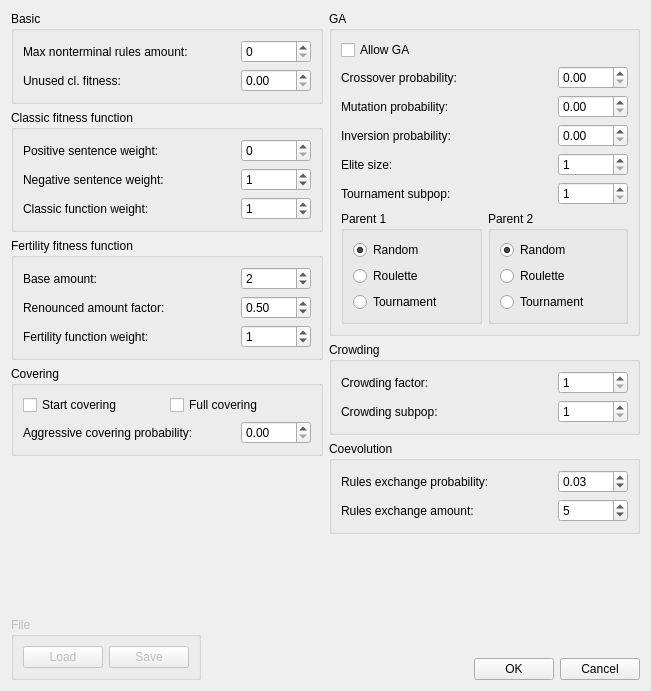
<ui version="4.0" >
 <class>SettingsDialog</class>
 <widget class="QDialog" name="SettingsDialog" >
  <property name="windowModality" >
   <enum>Qt::ApplicationModal</enum>
  </property>
  <property name="geometry" >
   <rect>
    <x>0</x>
    <y>0</y>
    <width>651</width>
    <height>691</height>
   </rect>
  </property>
  <property name="sizePolicy" >
   <sizepolicy vsizetype="Expanding" hsizetype="Expanding" >
    <horstretch>0</horstretch>
    <verstretch>0</verstretch>
   </sizepolicy>
  </property>
  <property name="windowTitle" >
   <string>Dialog</string>
  </property>
  <layout class="QVBoxLayout" name="verticalLayout_4" >
   <item>
    <layout class="QHBoxLayout" name="horizontalLayout_2" >
     <item>
      <layout class="QVBoxLayout" name="verticalLayout_2" >
       <item>
        <widget class="QGroupBox" name="groupBox" >
         <property name="title" >
          <string>Basic</string>
         </property>
         <layout class="QGridLayout" name="gridLayout" >
          <item row="0" column="0" >
           <widget class="QLabel" name="lblPopulationSize" >
            <property name="text" >
             <string>Max nonterminal rules amount:</string>
            </property>
            <property name="buddy" >
             <cstring>sbxMaxNonterminals</cstring>
            </property>
           </widget>
          </item>
          <item row="0" column="1" >
           <widget class="QSpinBox" name="sbxMaxNonterminals" >
            <property name="sizePolicy" >
             <sizepolicy vsizetype="Fixed" hsizetype="Fixed" >
              <horstretch>0</horstretch>
              <verstretch>0</verstretch>
             </sizepolicy>
            </property>
            <property name="minimumSize" >
             <size>
              <width>70</width>
              <height>0</height>
             </size>
            </property>
           </widget>
          </item>
          <item row="1" column="0" >
           <widget class="QLabel" name="lblUnusedFitness" >
            <property name="text" >
             <string>Unused cl. fitness:</string>
            </property>
            <property name="buddy" >
             <cstring>sbxUnusedFitness</cstring>
            </property>
           </widget>
          </item>
          <item row="1" column="1" >
           <widget class="QDoubleSpinBox" name="sbxUnusedFitness" >
            <property name="sizePolicy" >
             <sizepolicy vsizetype="Fixed" hsizetype="Fixed" >
              <horstretch>0</horstretch>
              <verstretch>0</verstretch>
             </sizepolicy>
            </property>
            <property name="minimumSize" >
             <size>
              <width>70</width>
              <height>0</height>
             </size>
            </property>
            <property name="maximum" >
             <double>1.000000000000000</double>
            </property>
            <property name="singleStep" >
             <double>0.100000000000000</double>
            </property>
           </widget>
          </item>
         </layout>
        </widget>
       </item>
       <item>
        <widget class="QGroupBox" name="gbxClassicFun" >
         <property name="sizePolicy" >
          <sizepolicy vsizetype="Fixed" hsizetype="Expanding" >
           <horstretch>0</horstretch>
           <verstretch>0</verstretch>
          </sizepolicy>
         </property>
         <property name="title" >
          <string>Classic fitness function</string>
         </property>
         <layout class="QGridLayout" name="gridLayout_2" >
          <item row="0" column="0" >
           <widget class="QLabel" name="lblPositiveWeight" >
            <property name="text" >
             <string>Positive sentence weight:</string>
            </property>
           </widget>
          </item>
          <item row="1" column="0" >
           <widget class="QLabel" name="lblNegativeWeight" >
            <property name="text" >
             <string>Negative sentence weight:</string>
            </property>
           </widget>
          </item>
          <item row="3" column="0" >
           <widget class="QLabel" name="lblClassicWeight" >
            <property name="text" >
             <string>Classic function weight:</string>
            </property>
           </widget>
          </item>
          <item row="0" column="1" >
           <widget class="QSpinBox" name="sbxPositiveWeight" >
            <property name="sizePolicy" >
             <sizepolicy vsizetype="Fixed" hsizetype="Fixed" >
              <horstretch>0</horstretch>
              <verstretch>0</verstretch>
             </sizepolicy>
            </property>
            <property name="minimumSize" >
             <size>
              <width>70</width>
              <height>0</height>
             </size>
            </property>
            <property name="minimum" >
             <number>0</number>
            </property>
            <property name="maximum" >
             <number>20</number>
            </property>
           </widget>
          </item>
          <item row="1" column="1" >
           <widget class="QSpinBox" name="sbxNegativeWeight" >
            <property name="sizePolicy" >
             <sizepolicy vsizetype="Fixed" hsizetype="Fixed" >
              <horstretch>0</horstretch>
              <verstretch>0</verstretch>
             </sizepolicy>
            </property>
            <property name="minimumSize" >
             <size>
              <width>70</width>
              <height>0</height>
             </size>
            </property>
            <property name="maximum" >
             <number>20</number>
            </property>
            <property name="value" >
             <number>1</number>
            </property>
           </widget>
          </item>
          <item row="3" column="1" >
           <widget class="QSpinBox" name="sbxClassicWeight" >
            <property name="maximum" >
             <number>20</number>
            </property>
            <property name="value" >
             <number>1</number>
            </property>
           </widget>
          </item>
         </layout>
        </widget>
       </item>
       <item>
        <widget class="QGroupBox" name="gbxFertilityFun" >
         <property name="sizePolicy" >
          <sizepolicy vsizetype="Fixed" hsizetype="Expanding" >
           <horstretch>0</horstretch>
           <verstretch>0</verstretch>
          </sizepolicy>
         </property>
         <property name="title" >
          <string>Fertility fitness function</string>
         </property>
         <layout class="QGridLayout" name="gridLayout_3" >
          <item row="0" column="0" >
           <widget class="QLabel" name="lblBaseAmount" >
            <property name="text" >
             <string>Base amount:</string>
            </property>
            <property name="buddy" >
             <cstring>sbxBaseAmount</cstring>
            </property>
           </widget>
          </item>
          <item row="0" column="1" >
           <widget class="QSpinBox" name="sbxBaseAmount" >
            <property name="sizePolicy" >
             <sizepolicy vsizetype="Fixed" hsizetype="Fixed" >
              <horstretch>0</horstretch>
              <verstretch>0</verstretch>
             </sizepolicy>
            </property>
            <property name="minimumSize" >
             <size>
              <width>70</width>
              <height>0</height>
             </size>
            </property>
            <property name="maximum" >
             <number>15</number>
            </property>
            <property name="value" >
             <number>2</number>
            </property>
           </widget>
          </item>
          <item row="1" column="0" >
           <widget class="QLabel" name="lblRAF" >
            <property name="text" >
             <string>Renounced amount factor:</string>
            </property>
            <property name="buddy" >
             <cstring>sbxRAF</cstring>
            </property>
           </widget>
          </item>
          <item row="2" column="0" >
           <widget class="QLabel" name="lblFertilityWeight" >
            <property name="text" >
             <string>Fertility function weight:</string>
            </property>
           </widget>
          </item>
          <item row="1" column="1" >
           <widget class="QDoubleSpinBox" name="sbxRAF" >
            <property name="maximum" >
             <double>1.000000000000000</double>
            </property>
            <property name="singleStep" >
             <double>0.100000000000000</double>
            </property>
            <property name="value" >
             <double>0.500000000000000</double>
            </property>
           </widget>
          </item>
          <item row="2" column="1" >
           <widget class="QSpinBox" name="sbxFertilityWeight" >
            <property name="sizePolicy" >
             <sizepolicy vsizetype="Fixed" hsizetype="Fixed" >
              <horstretch>0</horstretch>
              <verstretch>0</verstretch>
             </sizepolicy>
            </property>
            <property name="minimumSize" >
             <size>
              <width>70</width>
              <height>0</height>
             </size>
            </property>
            <property name="maximum" >
             <number>15</number>
            </property>
            <property name="value" >
             <number>1</number>
            </property>
           </widget>
          </item>
         </layout>
        </widget>
       </item>
       <item>
        <widget class="QGroupBox" name="gbxCovering" >
         <property name="sizePolicy" >
          <sizepolicy vsizetype="Fixed" hsizetype="Expanding" >
           <horstretch>0</horstretch>
           <verstretch>0</verstretch>
          </sizepolicy>
         </property>
         <property name="title" >
          <string>Covering</string>
         </property>
         <layout class="QVBoxLayout" name="verticalLayout_9" >
          <item>
           <layout class="QHBoxLayout" name="horizontalLayout_7" >
            <item>
             <widget class="QCheckBox" name="cbxStartCovering" >
              <property name="text" >
               <string>Start covering</string>
              </property>
             </widget>
            </item>
            <item>
             <widget class="QCheckBox" name="cbxFullCovering" >
              <property name="text" >
               <string>Full covering</string>
              </property>
             </widget>
            </item>
           </layout>
          </item>
          <item>
           <layout class="QGridLayout" name="gridLayout_6" >
            <item row="0" column="1" >
             <widget class="QDoubleSpinBox" name="sbxAggressiveCovering" >
              <property name="sizePolicy" >
               <sizepolicy vsizetype="Fixed" hsizetype="Fixed" >
                <horstretch>0</horstretch>
                <verstretch>0</verstretch>
               </sizepolicy>
              </property>
              <property name="minimumSize" >
               <size>
                <width>70</width>
                <height>0</height>
               </size>
              </property>
              <property name="maximum" >
               <double>1.000000000000000</double>
              </property>
              <property name="singleStep" >
               <double>0.100000000000000</double>
              </property>
             </widget>
            </item>
            <item row="0" column="0" >
             <widget class="QLabel" name="lblAggressiveCovering" >
              <property name="text" >
               <string>Aggressive covering probability:</string>
              </property>
              <property name="buddy" >
               <cstring>sbxAggressiveCovering</cstring>
              </property>
             </widget>
            </item>
           </layout>
          </item>
         </layout>
         <zorder>cbxAllowUniversalSymbol</zorder>
         <zorder></zorder>
        </widget>
       </item>
       <item>
        <spacer name="verticalSpacer_5" >
         <property name="orientation" >
          <enum>Qt::Vertical</enum>
         </property>
         <property name="sizeHint" stdset="0" >
          <size>
           <width>20</width>
           <height>0</height>
          </size>
         </property>
        </spacer>
       </item>
      </layout>
     </item>
     <item>
      <layout class="QVBoxLayout" name="verticalLayout_3" >
       <item>
        <widget class="QGroupBox" name="gbxGA" >
         <property name="sizePolicy" >
          <sizepolicy vsizetype="Fixed" hsizetype="Expanding" >
           <horstretch>0</horstretch>
           <verstretch>0</verstretch>
          </sizepolicy>
         </property>
         <property name="title" >
          <string>GA</string>
         </property>
         <layout class="QVBoxLayout" name="verticalLayout_6" >
          <item>
           <layout class="QGridLayout" name="gridLayout_4" >
            <item row="0" column="0" >
             <widget class="QCheckBox" name="cbxAllowGA" >
              <property name="text" >
               <string>Allow GA</string>
              </property>
             </widget>
            </item>
            <item row="1" column="0" >
             <widget class="QLabel" name="lblCrossoverProb" >
              <property name="text" >
               <string>Crossover probability:</string>
              </property>
              <property name="buddy" >
               <cstring>sbxCrossoverProb</cstring>
              </property>
             </widget>
            </item>
            <item row="1" column="1" >
             <widget class="QDoubleSpinBox" name="sbxCrossoverProb" >
              <property name="sizePolicy" >
               <sizepolicy vsizetype="Fixed" hsizetype="Fixed" >
                <horstretch>0</horstretch>
                <verstretch>0</verstretch>
               </sizepolicy>
              </property>
              <property name="minimumSize" >
               <size>
                <width>70</width>
                <height>0</height>
               </size>
              </property>
              <property name="maximum" >
               <double>1.000000000000000</double>
              </property>
              <property name="singleStep" >
               <double>0.100000000000000</double>
              </property>
             </widget>
            </item>
            <item row="2" column="0" >
             <widget class="QLabel" name="lblMutationProb" >
              <property name="text" >
               <string>Mutation probability:</string>
              </property>
              <property name="buddy" >
               <cstring>sbxMutationProb</cstring>
              </property>
             </widget>
            </item>
            <item row="2" column="1" >
             <widget class="QDoubleSpinBox" name="sbxMutationProb" >
              <property name="sizePolicy" >
               <sizepolicy vsizetype="Fixed" hsizetype="Fixed" >
                <horstretch>0</horstretch>
                <verstretch>0</verstretch>
               </sizepolicy>
              </property>
              <property name="minimumSize" >
               <size>
                <width>70</width>
                <height>0</height>
               </size>
              </property>
              <property name="maximum" >
               <double>1.000000000000000</double>
              </property>
              <property name="singleStep" >
               <double>0.100000000000000</double>
              </property>
             </widget>
            </item>
            <item row="3" column="0" >
             <widget class="QLabel" name="lblInversionProb" >
              <property name="text" >
               <string>Inversion probability:</string>
              </property>
              <property name="buddy" >
               <cstring>sbxInversionProb</cstring>
              </property>
             </widget>
            </item>
            <item row="3" column="1" >
             <widget class="QDoubleSpinBox" name="sbxInversionProb" >
              <property name="sizePolicy" >
               <sizepolicy vsizetype="Fixed" hsizetype="Fixed" >
                <horstretch>0</horstretch>
                <verstretch>0</verstretch>
               </sizepolicy>
              </property>
              <property name="minimumSize" >
               <size>
                <width>70</width>
                <height>0</height>
               </size>
              </property>
              <property name="maximum" >
               <double>1.000000000000000</double>
              </property>
              <property name="singleStep" >
               <double>0.100000000000000</double>
              </property>
             </widget>
            </item>
            <item row="4" column="0" >
             <widget class="QLabel" name="lblEliteSize" >
              <property name="text" >
               <string>Elite size:</string>
              </property>
              <property name="buddy" >
               <cstring>sbxEliteSize</cstring>
              </property>
             </widget>
            </item>
            <item row="4" column="1" >
             <widget class="QSpinBox" name="sbxEliteSize" >
              <property name="sizePolicy" >
               <sizepolicy vsizetype="Fixed" hsizetype="Fixed" >
                <horstretch>0</horstretch>
                <verstretch>0</verstretch>
               </sizepolicy>
              </property>
              <property name="minimumSize" >
               <size>
                <width>70</width>
                <height>0</height>
               </size>
              </property>
              <property name="minimum" >
               <number>1</number>
              </property>
              <property name="maximum" >
               <number>30</number>
              </property>
             </widget>
            </item>
            <item row="5" column="0" >
             <widget class="QLabel" name="lblTournamentSubpop" >
              <property name="text" >
               <string>Tournament subpop:</string>
              </property>
              <property name="buddy" >
               <cstring>sbxTournamentSubpop</cstring>
              </property>
             </widget>
            </item>
            <item row="5" column="1" >
             <widget class="QSpinBox" name="sbxTournamentSubpop" >
              <property name="sizePolicy" >
               <sizepolicy vsizetype="Fixed" hsizetype="Fixed" >
                <horstretch>0</horstretch>
                <verstretch>0</verstretch>
               </sizepolicy>
              </property>
              <property name="minimumSize" >
               <size>
                <width>70</width>
                <height>0</height>
               </size>
              </property>
              <property name="minimum" >
               <number>1</number>
              </property>
              <property name="maximum" >
               <number>30</number>
              </property>
             </widget>
            </item>
           </layout>
          </item>
          <item>
           <layout class="QHBoxLayout" name="horizontalLayout" >
            <item>
             <widget class="QGroupBox" name="gbxParent1" >
              <property name="sizePolicy" >
               <sizepolicy vsizetype="Fixed" hsizetype="Expanding" >
                <horstretch>0</horstretch>
                <verstretch>0</verstretch>
               </sizepolicy>
              </property>
              <property name="title" >
               <string>Parent 1</string>
              </property>
              <layout class="QVBoxLayout" name="verticalLayout_7" >
               <item>
                <widget class="QRadioButton" name="rbnRandom1" >
                 <property name="text" >
                  <string>Random</string>
                 </property>
                 <property name="checked" >
                  <bool>true</bool>
                 </property>
                </widget>
               </item>
               <item>
                <widget class="QRadioButton" name="rbnRoulette1" >
                 <property name="text" >
                  <string>Roulette</string>
                 </property>
                 <property name="checked" >
                  <bool>false</bool>
                 </property>
                </widget>
               </item>
               <item>
                <widget class="QRadioButton" name="rbnTournament1" >
                 <property name="text" >
                  <string>Tournament</string>
                 </property>
                </widget>
               </item>
              </layout>
             </widget>
            </item>
            <item>
             <widget class="QGroupBox" name="gbxParent2" >
              <property name="sizePolicy" >
               <sizepolicy vsizetype="Fixed" hsizetype="Expanding" >
                <horstretch>0</horstretch>
                <verstretch>0</verstretch>
               </sizepolicy>
              </property>
              <property name="title" >
               <string>Parent 2</string>
              </property>
              <layout class="QVBoxLayout" name="verticalLayout_8" >
               <item>
                <widget class="QRadioButton" name="rbnRandom2" >
                 <property name="text" >
                  <string>Random</string>
                 </property>
                 <property name="checked" >
                  <bool>true</bool>
                 </property>
                </widget>
               </item>
               <item>
                <widget class="QRadioButton" name="rbnRoulette2" >
                 <property name="text" >
                  <string>Roulette</string>
                 </property>
                 <property name="checked" >
                  <bool>false</bool>
                 </property>
                </widget>
               </item>
               <item>
                <widget class="QRadioButton" name="rbnTournament2" >
                 <property name="text" >
                  <string>Tournament</string>
                 </property>
                </widget>
               </item>
              </layout>
             </widget>
            </item>
           </layout>
          </item>
         </layout>
        </widget>
       </item>
       <item>
        <widget class="QGroupBox" name="groupBox_2" >
         <property name="title" >
          <string>Crowding</string>
         </property>
         <layout class="QGridLayout" name="gridLayout_7" >
          <item row="0" column="0" >
           <widget class="QLabel" name="lblCrowdingFactor" >
            <property name="text" >
             <string>Crowding factor:</string>
            </property>
            <property name="buddy" >
             <cstring>sbxCrowdingFactor</cstring>
            </property>
           </widget>
          </item>
          <item row="0" column="1" >
           <widget class="QSpinBox" name="sbxCrowdingFactor" >
            <property name="sizePolicy" >
             <sizepolicy vsizetype="Fixed" hsizetype="Fixed" >
              <horstretch>0</horstretch>
              <verstretch>0</verstretch>
             </sizepolicy>
            </property>
            <property name="minimumSize" >
             <size>
              <width>70</width>
              <height>0</height>
             </size>
            </property>
            <property name="minimum" >
             <number>1</number>
            </property>
            <property name="maximum" >
             <number>30</number>
            </property>
           </widget>
          </item>
          <item row="1" column="0" >
           <widget class="QLabel" name="lblCrowdingSubpop" >
            <property name="text" >
             <string>Crowding subpop:</string>
            </property>
            <property name="buddy" >
             <cstring>sbxCrowdingSubpop</cstring>
            </property>
           </widget>
          </item>
          <item row="1" column="1" >
           <widget class="QSpinBox" name="sbxCrowdingSubpop" >
            <property name="sizePolicy" >
             <sizepolicy vsizetype="Fixed" hsizetype="Fixed" >
              <horstretch>0</horstretch>
              <verstretch>0</verstretch>
             </sizepolicy>
            </property>
            <property name="minimumSize" >
             <size>
              <width>70</width>
              <height>0</height>
             </size>
            </property>
            <property name="minimum" >
             <number>1</number>
            </property>
            <property name="maximum" >
             <number>30</number>
            </property>
           </widget>
          </item>
         </layout>
        </widget>
       </item>
       <item>
        <widget class="QGroupBox" name="groupBox_3" >
         <property name="title" >
          <string>Coevolution</string>
         </property>
         <layout class="QGridLayout" name="gridLayout_5" >
          <item row="0" column="0" >
           <widget class="QLabel" name="lblExchangeProb" >
            <property name="text" >
             <string>Rules exchange probability:</string>
            </property>
           </widget>
          </item>
          <item row="0" column="1" >
           <widget class="QDoubleSpinBox" name="sbxExchangeProb" >
            <property name="sizePolicy" >
             <sizepolicy vsizetype="Fixed" hsizetype="Fixed" >
              <horstretch>0</horstretch>
              <verstretch>0</verstretch>
             </sizepolicy>
            </property>
            <property name="minimumSize" >
             <size>
              <width>70</width>
              <height>0</height>
             </size>
            </property>
            <property name="maximum" >
             <double>1.000000000000000</double>
            </property>
            <property name="singleStep" >
             <double>0.100000000000000</double>
            </property>
            <property name="value" >
             <double>0.030000000000000</double>
            </property>
           </widget>
          </item>
          <item row="1" column="0" >
           <widget class="QLabel" name="lblExchangeAmount" >
            <property name="text" >
             <string>Rules exchange amount:</string>
            </property>
           </widget>
          </item>
          <item row="1" column="1" >
           <widget class="QSpinBox" name="sbxExchangeAmount" >
            <property name="sizePolicy" >
             <sizepolicy vsizetype="Fixed" hsizetype="Fixed" >
              <horstretch>0</horstretch>
              <verstretch>0</verstretch>
             </sizepolicy>
            </property>
            <property name="minimumSize" >
             <size>
              <width>70</width>
              <height>0</height>
             </size>
            </property>
            <property name="minimum" >
             <number>1</number>
            </property>
            <property name="maximum" >
             <number>20</number>
            </property>
            <property name="value" >
             <number>5</number>
            </property>
           </widget>
          </item>
         </layout>
        </widget>
       </item>
       <item>
        <spacer name="verticalSpacer_4" >
         <property name="orientation" >
          <enum>Qt::Vertical</enum>
         </property>
         <property name="sizeHint" stdset="0" >
          <size>
           <width>20</width>
           <height>0</height>
          </size>
         </property>
        </spacer>
       </item>
      </layout>
     </item>
    </layout>
   </item>
   <item>
    <spacer name="verticalSpacer" >
     <property name="orientation" >
      <enum>Qt::Vertical</enum>
     </property>
     <property name="sizeHint" stdset="0" >
      <size>
       <width>20</width>
       <height>0</height>
      </size>
     </property>
    </spacer>
   </item>
   <item>
    <layout class="QHBoxLayout" name="horizontalLayout_3" >
     <item>
      <layout class="QVBoxLayout" name="verticalLayout" >
       <item>
        <spacer name="verticalSpacer_3" >
         <property name="orientation" >
          <enum>Qt::Vertical</enum>
         </property>
         <property name="sizeHint" stdset="0" >
          <size>
           <width>20</width>
           <height>0</height>
          </size>
         </property>
        </spacer>
       </item>
       <item>
        <widget class="QGroupBox" name="gbxFile" >
         <property name="enabled" >
          <bool>false</bool>
         </property>
         <property name="sizePolicy" >
          <sizepolicy vsizetype="Minimum" hsizetype="Minimum" >
           <horstretch>0</horstretch>
           <verstretch>0</verstretch>
          </sizepolicy>
         </property>
         <property name="title" >
          <string>File</string>
         </property>
         <layout class="QHBoxLayout" name="horizontalLayout_4" >
          <item>
           <widget class="QPushButton" name="btnLoad" >
            <property name="text" >
             <string>Load</string>
            </property>
           </widget>
          </item>
          <item>
           <widget class="QPushButton" name="btnSave" >
            <property name="text" >
             <string>Save</string>
            </property>
           </widget>
          </item>
         </layout>
        </widget>
       </item>
      </layout>
     </item>
     <item>
      <spacer name="horizontalSpacer" >
       <property name="orientation" >
        <enum>Qt::Horizontal</enum>
       </property>
       <property name="sizeHint" stdset="0" >
        <size>
         <width>40</width>
         <height>20</height>
        </size>
       </property>
      </spacer>
     </item>
     <item>
      <layout class="QVBoxLayout" name="verticalLayout_5" >
       <item>
        <spacer name="verticalSpacer_2" >
         <property name="orientation" >
          <enum>Qt::Vertical</enum>
         </property>
         <property name="sizeHint" stdset="0" >
          <size>
           <width>20</width>
           <height>5</height>
          </size>
         </property>
        </spacer>
       </item>
       <item>
        <layout class="QHBoxLayout" name="horizontalLayout_6" >
         <item>
          <widget class="QPushButton" name="btnOK" >
           <property name="sizePolicy" >
            <sizepolicy vsizetype="Fixed" hsizetype="Minimum" >
             <horstretch>0</horstretch>
             <verstretch>0</verstretch>
            </sizepolicy>
           </property>
           <property name="text" >
            <string>OK</string>
           </property>
          </widget>
         </item>
         <item>
          <widget class="QPushButton" name="btnCancel" >
           <property name="text" >
            <string>Cancel</string>
           </property>
          </widget>
         </item>
        </layout>
       </item>
      </layout>
     </item>
    </layout>
   </item>
  </layout>
 </widget>
 <tabstops>
  <tabstop>sbxMaxNonterminals</tabstop>
  <tabstop>btnOK</tabstop>
  <tabstop>btnCancel</tabstop>
  <tabstop>btnLoad</tabstop>
  <tabstop>btnSave</tabstop>
 </tabstops>
 <resources>
  <include location="icons.qrc" />
 </resources>
 <connections>
  <connection>
   <sender>btnOK</sender>
   <signal>clicked()</signal>
   <receiver>SettingsDialog</receiver>
   <slot>accept()</slot>
   <hints>
    <hint type="sourcelabel" >
     <x>555</x>
     <y>632</y>
    </hint>
    <hint type="destinationlabel" >
     <x>401</x>
     <y>196</y>
    </hint>
   </hints>
  </connection>
  <connection>
   <sender>btnCancel</sender>
   <signal>clicked()</signal>
   <receiver>SettingsDialog</receiver>
   <slot>reject()</slot>
   <hints>
    <hint type="sourcelabel" >
     <x>638</x>
     <y>632</y>
    </hint>
    <hint type="destinationlabel" >
     <x>449</x>
     <y>214</y>
    </hint>
   </hints>
  </connection>
 </connections>
</ui>
